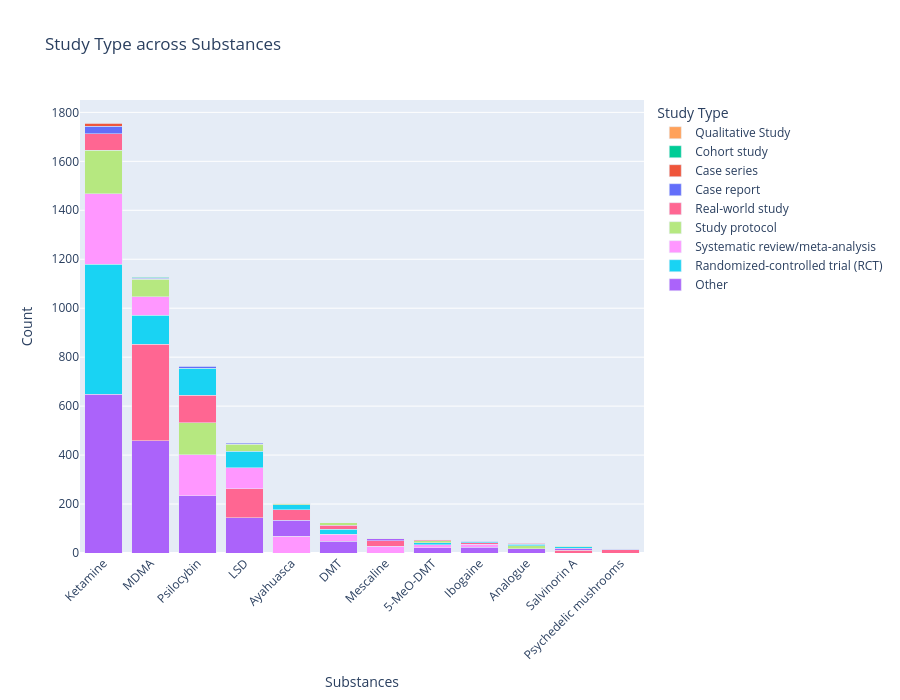

The notebook cell saved with this chart:
### Code cell
plot_task_stacked_bar_interactive(
    df_2025_class,
    x_task="Substances",
    group_task="Study Type",
    exclude_labels={   
        "Substances": ["Combination Therapy", "Unknown"],
        # "Study Type": ["Other"]
    },
        merge_labels={
        "Substances": {
            "Ketamine": ["Ketamine", "S-Ketamine", "R-Ketamine"]
        }
    }
)

### Figure 1 — Plotly figure (JSON) as saved in the notebook; plotly's stock layout.template omitted (floating-point values rounded to 4 significant figures)
{"data": [{"customdata": [40.82], "hovertemplate": "<b>%{x}</b><br>Other<br>Count: %{y}<br>Percentage: %{customdata:.1f}%<extra></extra>", "marker": {"color": "#AB63FA"}, "name": "Other", "showlegend": true, "type": "bar", "x": ["Ketamine"], "y": [649]}, {"customdata": [33.4], "hovertemplate": "<b>%{x}</b><br>Randomized-controlled trial (RCT)<br>Count: %{y}<br>Percentage: %{customdata:.1f}%<extra></extra>", "marker": {"color": "#19D3F3"}, "name": "Randomized-controlled trial (RCT)", "showlegend": true, "type": "bar", "x": ["Ketamine"], "y": [531]}, {"customdata": [18.05], "hovertemplate": "<b>%{x}</b><br>Systematic review/meta-analysis<br>Count: %{y}<br>Percentage: %{customdata:.1f}%<extra></extra>", "marker": {"color": "#FF97FF"}, "name": "Systematic review/meta-analysis", "showlegend": true, "type": "bar", "x": ["Ketamine"], "y": [287]}, {"customdata": [11.19], "hovertemplate": "<b>%{x}</b><br>Study protocol<br>Count: %{y}<br>Percentage: %{customdata:.1f}%<extra></extra>", "marker": {"color": "#B6E880"}, "name": "Study protocol", "showlegend": true, "type": "bar", "x": ["Ketamine"], "y": [178]}, {"customdata": [4.277], "hovertemplate": "<b>%{x}</b><br>Real-world study<br>Count: %{y}<br>Percentage: %{customdata:.1f}%<extra></extra>", "marker": {"color": "#FF6692"}, "name": "Real-world study", "showlegend": true, "type": "bar", "x": ["Ketamine"], "y": [68]}, {"customdata": [1.887], "hovertemplate": "<b>%{x}</b><br>Case report<br>Count: %{y}<br>Percentage: %{customdata:.1f}%<extra></extra>", "marker": {"color": "#636EFA"}, "name": "Case report", "showlegend": true, "type": "bar", "x": ["Ketamine"], "y": [30]}, {"customdata": [0.7547], "hovertemplate": "<b>%{x}</b><br>Case series<br>Count: %{y}<br>Percentage: %{customdata:.1f}%<extra></extra>", "marker": {"color": "#EF553B"}, "name": "Case series", "showlegend": true, "type": "bar", "x": ["Ketamine"], "y": [12]}, {"customdata": [0.1258], "hovertemplate": "<b>%{x}</b><br>Cohort study<br>Count: %{y}<br>Percentage: %{customdata:.1f}%<extra></extra>", "marker": {"color": "#00CC96"}, "name": "Cohort study", "showlegend": true, "type": "bar", "x": ["Ketamine"], "y": [2]}, {"customdata": [0.06289], "hovertemplate": "<b>%{x}</b><br>Qualitative Study<br>Count: %{y}<br>Percentage: %{customdata:.1f}%<extra></extra>", "marker": {"color": "#FFA15A"}, "name": "Qualitative Study", "showlegend": true, "type": "bar", "x": ["Ketamine"], "y": [1]}, {"customdata": [40.6], "hovertemplate": "<b>%{x}</b><br>Other<br>Count: %{y}<br>Percentage: %{customdata:.1f}%<extra></extra>", "marker": {"color": "#AB63FA"}, "name": "Other", "showlegend": false, "type": "bar", "x": ["MDMA"], "y": [458]}, {"customdata": [34.93], "hovertemplate": "<b>%{x}</b><br>Real-world study<br>Count: %{y}<br>Percentage: %{customdata:.1f}%<extra></extra>", "marker": {"color": "#FF6692"}, "name": "Real-world study", "showlegend": false, "type": "bar", "x": ["MDMA"], "y": [394]}, {"customdata": [10.64], "hovertemplate": "<b>%{x}</b><br>Randomized-controlled trial (RCT)<br>Count: %{y}<br>Percentage: %{customdata:.1f}%<extra></extra>", "marker": {"color": "#19D3F3"}, "name": "Randomized-controlled trial (RCT)", "showlegend": false, "type": "bar", "x": ["MDMA"], "y": [120]}, {"customdata": [6.56], "hovertemplate": "<b>%{x}</b><br>Systematic review/meta-analysis<br>Count: %{y}<br>Percentage: %{customdata:.1f}%<extra></extra>", "marker": {"color": "#FF97FF"}, "name": "Systematic review/meta-analysis", "showlegend": false, "type": "bar", "x": ["MDMA"], "y": [74]}, {"customdata": [6.383], "hovertemplate": "<b>%{x}</b><br>Study protocol<br>Count: %{y}<br>Percentage: %{customdata:.1f}%<extra></extra>", "marker": {"color": "#B6E880"}, "name": "Study protocol", "showlegend": false, "type": "bar", "x": ["MDMA"], "y": [72]}, {"customdata": [0.4433], "hovertemplate": "<b>%{x}</b><br>Case report<br>Count: %{y}<br>Percentage: %{customdata:.1f}%<extra></extra>", "marker": {"color": "#636EFA"}, "name": "Case report", "showlegend": false, "type": "bar", "x": ["MDMA"], "y": [5]}, {"customdata": [0.266], "hovertemplate": "<b>%{x}</b><br>Cohort study<br>Count: %{y}<br>Percentage: %{customdata:.1f}%<extra></extra>", "marker": {"color": "#00CC96"}, "name": "Cohort study", "showlegend": false, "type": "bar", "x": ["MDMA"], "y": [3]}, {"customdata": [0.1773], "hovertemplate": "<b>%{x}</b><br>Qualitative Study<br>Count: %{y}<br>Percentage: %{customdata:.1f}%<extra></extra>", "marker": {"color": "#FFA15A"}, "name": "Qualitative Study", "showlegend": false, "type": "bar", "x": ["MDMA"], "y": [2]}, {"customdata": [30.59], "hovertemplate": "<b>%{x}</b><br>Other<br>Count: %{y}<br>Percentage: %{customdata:.1f}%<extra></extra>", "marker": {"color": "#AB63FA"}, "name": "Other", "showlegend": false, "type": "bar", "x": ["Psilocybin"], "y": [234]}, {"customdata": [21.83], "hovertemplate": "<b>%{x}</b><br>Systematic review/meta-analysis<br>Count: %{y}<br>Percentage: %{customdata:.1f}%<extra></extra>", "marker": {"color": "#FF97FF"}, "name": "Systematic review/meta-analysis", "showlegend": false, "type": "bar", "x": ["Psilocybin"], "y": [167]}, {"customdata": [17.25], "hovertemplate": "<b>%{x}</b><br>Study protocol<br>Count: %{y}<br>Percentage: %{customdata:.1f}%<extra></extra>", "marker": {"color": "#B6E880"}, "name": "Study protocol", "showlegend": false, "type": "bar", "x": ["Psilocybin"], "y": [132]}, {"customdata": [14.64], "hovertemplate": "<b>%{x}</b><br>Real-world study<br>Count: %{y}<br>Percentage: %{customdata:.1f}%<extra></extra>", "marker": {"color": "#FF6692"}, "name": "Real-world study", "showlegend": false, "type": "bar", "x": ["Psilocybin"], "y": [112]}, {"customdata": [14.25], "hovertemplate": "<b>%{x}</b><br>Randomized-controlled trial (RCT)<br>Count: %{y}<br>Percentage: %{customdata:.1f}%<extra></extra>", "marker": {"color": "#19D3F3"}, "name": "Randomized-controlled trial (RCT)", "showlegend": false, "type": "bar", "x": ["Psilocybin"], "y": [109]}, {"customdata": [1.176], "hovertemplate": "<b>%{x}</b><br>Case report<br>Count: %{y}<br>Percentage: %{customdata:.1f}%<extra></extra>", "marker": {"color": "#636EFA"}, "name": "Case report", "showlegend": false, "type": "bar", "x": ["Psilocybin"], "y": [9]}, {"customdata": [0.1307], "hovertemplate": "<b>%{x}</b><br>Case series<br>Count: %{y}<br>Percentage: %{customdata:.1f}%<extra></extra>", "marker": {"color": "#EF553B"}, "name": "Case series", "showlegend": false, "type": "bar", "x": ["Psilocybin"], "y": [1]}, {"customdata": [0.1307], "hovertemplate": "<b>%{x}</b><br>Qualitative Study<br>Count: %{y}<br>Percentage: %{customdata:.1f}%<extra></extra>", "marker": {"color": "#FFA15A"}, "name": "Qualitative Study", "showlegend": false, "type": "bar", "x": ["Psilocybin"], "y": [1]}, {"customdata": [32.29], "hovertemplate": "<b>%{x}</b><br>Other<br>Count: %{y}<br>Percentage: %{customdata:.1f}%<extra></extra>", "marker": {"color": "#AB63FA"}, "name": "Other", "showlegend": false, "type": "bar", "x": ["LSD"], "y": [145]}, {"customdata": [26.28], "hovertemplate": "<b>%{x}</b><br>Real-world study<br>Count: %{y}<br>Percentage: %{customdata:.1f}%<extra></extra>", "marker": {"color": "#FF6692"}, "name": "Real-world study", "showlegend": false, "type": "bar", "x": ["LSD"], "y": [118]}, {"customdata": [19.15], "hovertemplate": "<b>%{x}</b><br>Systematic review/meta-analysis<br>Count: %{y}<br>Percentage: %{customdata:.1f}%<extra></extra>", "marker": {"color": "#FF97FF"}, "name": "Systematic review/meta-analysis", "showlegend": false, "type": "bar", "x": ["LSD"], "y": [86]}, {"customdata": [14.92], "hovertemplate": "<b>%{x}</b><br>Randomized-controlled trial (RCT)<br>Count: %{y}<br>Percentage: %{customdata:.1f}%<extra></extra>", "marker": {"color": "#19D3F3"}, "name": "Randomized-controlled trial (RCT)", "showlegend": false, "type": "bar", "x": ["LSD"], "y": [67]}, {"customdata": [6.459], "hovertemplate": "<b>%{x}</b><br>Study protocol<br>Count: %{y}<br>Percentage: %{customdata:.1f}%<extra></extra>", "marker": {"color": "#B6E880"}, "name": "Study protocol", "showlegend": false, "type": "bar", "x": ["LSD"], "y": [29]}, {"customdata": [0.8909], "hovertemplate": "<b>%{x}</b><br>Case report<br>Count: %{y}<br>Percentage: %{customdata:.1f}%<extra></extra>", "marker": {"color": "#636EFA"}, "name": "Case report", "showlegend": false, "type": "bar", "x": ["LSD"], "y": [4]}, {"customdata": [33.17], "hovertemplate": "<b>%{x}</b><br>Systematic review/meta-analysis<br>Count: %{y}<br>Percentage: %{customdata:.1f}%<extra></extra>", "marker": {"color": "#FF97FF"}, "name": "Systematic review/meta-analysis", "showlegend": false, "type": "bar", "x": ["Ayahuasca"], "y": [68]}, {"customdata": [31.71], "hovertemplate": "<b>%{x}</b><br>Other<br>Count: %{y}<br>Percentage: %{customdata:.1f}%<extra></extra>", "marker": {"color": "#AB63FA"}, "name": "Other", "showlegend": false, "type": "bar", "x": ["Ayahuasca"], "y": [65]}, {"customdata": [21.46], "hovertemplate": "<b>%{x}</b><br>Real-world study<br>Count: %{y}<br>Percentage: %{customdata:.1f}%<extra></extra>", "marker": {"color": "#FF6692"}, "name": "Real-world study", "showlegend": false, "type": "bar", "x": ["Ayahuasca"], "y": [44]}, {"customdata": [9.756], "hovertemplate": "<b>%{x}</b><br>Randomized-controlled trial (RCT)<br>Count: %{y}<br>Percentage: %{customdata:.1f}%<extra></extra>", "marker": {"color": "#19D3F3"}, "name": "Randomized-controlled trial (RCT)", "showlegend": false, "type": "bar", "x": ["Ayahuasca"], "y": [20]}, {"customdata": [2.927], "hovertemplate": "<b>%{x}</b><br>Study protocol<br>Count: %{y}<br>Percentage: %{customdata:.1f}%<extra></extra>", "marker": {"color": "#B6E880"}, "name": "Study protocol", "showlegend": false, "type": "bar", "x": ["Ayahuasca"], "y": [6]}, {"customdata": [0.4878], "hovertemplate": "<b>%{x}</b><br>Qualitative Study<br>Count: %{y}<br>Percentage: %{customdata:.1f}%<extra></extra>", "marker": {"color": "#FFA15A"}, "name": "Qualitative Study", "showlegend": false, "type": "bar", "x": ["Ayahuasca"], "y": [1]}, {"customdata": [0.4878], "hovertemplate": "<b>%{x}</b><br>Case series<br>Count: %{y}<br>Percentage: %{customdata:.1f}%<extra></extra>", "marker": {"color": "#EF553B"}, "name": "Case series", "showlegend": false, "type": "bar", "x": ["Ayahuasca"], "y": [1]}, {"customdata": [39.52], "hovertemplate": "<b>%{x}</b><br>Other<br>Count: %{y}<br>Percentage: %{customdata:.1f}%<extra></extra>", "marker": {"color": "#AB63FA"}, "name": "Other", "showlegend": false, "type": "bar", "x": ["DMT"], "y": [49]}, {"customdata": [21.77], "hovertemplate": "<b>%{x}</b><br>Systematic review/meta-analysis<br>Count: %{y}<br>Percentage: %{customdata:.1f}%<extra></extra>", "marker": {"color": "#FF97FF"}, "name": "Systematic review/meta-analysis", "showlegend": false, "type": "bar", "x": ["DMT"], "y": [27]}, {"customdata": [17.74], "hovertemplate": "<b>%{x}</b><br>Randomized-controlled trial (RCT)<br>Count: %{y}<br>Percentage: %{customdata:.1f}%<extra></extra>", "marker": {"color": "#19D3F3"}, "name": "Randomized-controlled trial (RCT)", "showlegend": false, "type": "bar", "x": ["DMT"], "y": [22]}, {"customdata": [12.9], "hovertemplate": "<b>%{x}</b><br>Real-world study<br>Count: %{y}<br>Percentage: %{customdata:.1f}%<extra></extra>", "marker": {"color": "#FF6692"}, "name": "Real-world study", "showlegend": false, "type": "bar", "x": ["DMT"], "y": [16]}, {"customdata": [8.065], "hovertemplate": "<b>%{x}</b><br>Study protocol<br>Count: %{y}<br>Percentage: %{customdata:.1f}%<extra></extra>", "marker": {"color": "#B6E880"}, "name": "Study protocol", "showlegend": false, "type": "bar", "x": ["DMT"], "y": [10]}, {"customdata": [44.26], "hovertemplate": "<b>%{x}</b><br>Systematic review/meta-analysis<br>Count: %{y}<br>Percentage: %{customdata:.1f}%<extra></extra>", "marker": {"color": "#FF97FF"}, "name": "Systematic review/meta-analysis", "showlegend": false, "type": "bar", "x": ["Mescaline"], "y": [27]}, {"customdata": [39.34], "hovertemplate": "<b>%{x}</b><br>Real-world study<br>Count: %{y}<br>Percentage: %{customdata:.1f}%<extra></extra>", "marker": {"color": "#FF6692"}, "name": "Real-world study", "showlegend": false, "type": "bar", "x": ["Mescaline"], "y": [24]}, {"customdata": [11.48], "hovertemplate": "<b>%{x}</b><br>Other<br>Count: %{y}<br>Percentage: %{customdata:.1f}%<extra></extra>", "marker": {"color": "#AB63FA"}, "name": "Other", "showlegend": false, "type": "bar", "x": ["Mescaline"], "y": [7]}, {"customdata": [3.279], "hovertemplate": "<b>%{x}</b><br>Study protocol<br>Count: %{y}<br>Percentage: %{customdata:.1f}%<extra></extra>", "marker": {"color": "#B6E880"}, "name": "Study protocol", "showlegend": false, "type": "bar", "x": ["Mescaline"], "y": [2]}, {"customdata": [1.639], "hovertemplate": "<b>%{x}</b><br>Randomized-controlled trial (RCT)<br>Count: %{y}<br>Percentage: %{customdata:.1f}%<extra></extra>", "marker": {"color": "#19D3F3"}, "name": "Randomized-controlled trial (RCT)", "showlegend": false, "type": "bar", "x": ["Mescaline"], "y": [1]}, {"customdata": [40], "hovertemplate": "<b>%{x}</b><br>Other<br>Count: %{y}<br>Percentage: %{customdata:.1f}%<extra></extra>", "marker": {"color": "#AB63FA"}, "name": "Other", "showlegend": false, "type": "bar", "x": ["5-MeO-DMT"], "y": [22]}, {"customdata": [20], "hovertemplate": "<b>%{x}</b><br>Systematic review/meta-analysis<br>Count: %{y}<br>Percentage: %{customdata:.1f}%<extra></extra>", "marker": {"color": "#FF97FF"}, "name": "Systematic review/meta-analysis", "showlegend": false, "type": "bar", "x": ["5-MeO-DMT"], "y": [11]}, {"customdata": [16.36], "hovertemplate": "<b>%{x}</b><br>Randomized-controlled trial (RCT)<br>Count: %{y}<br>Percentage: %{customdata:.1f}%<extra></extra>", "marker": {"color": "#19D3F3"}, "name": "Randomized-controlled trial (RCT)", "showlegend": false, "type": "bar", "x": ["5-MeO-DMT"], "y": [9]}, {"customdata": [14.55], "hovertemplate": "<b>%{x}</b><br>Study protocol<br>Count: %{y}<br>Percentage: %{customdata:.1f}%<extra></extra>", "marker": {"color": "#B6E880"}, "name": "Study protocol", "showlegend": false, "type": "bar", "x": ["5-MeO-DMT"], "y": [8]}, {"customdata": [9.091], "hovertemplate": "<b>%{x}</b><br>Real-world study<br>Count: %{y}<br>Percentage: %{customdata:.1f}%<extra></extra>", "marker": {"color": "#FF6692"}, "name": "Real-world study", "showlegend": false, "type": "bar", "x": ["5-MeO-DMT"], "y": [5]}, {"customdata": [48], "hovertemplate": "<b>%{x}</b><br>Other<br>Count: %{y}<br>Percentage: %{customdata:.1f}%<extra></extra>", "marker": {"color": "#AB63FA"}, "name": "Other", "showlegend": false, "type": "bar", "x": ["Ibogaine"], "y": [24]}, {"customdata": [24], "hovertemplate": "<b>%{x}</b><br>Systematic review/meta-analysis<br>Count: %{y}<br>Percentage: %{customdata:.1f}%<extra></extra>", "marker": {"color": "#FF97FF"}, "name": "Systematic review/meta-analysis", "showlegend": false, "type": "bar", "x": ["Ibogaine"], "y": [12]}, {"customdata": [10], "hovertemplate": "<b>%{x}</b><br>Real-world study<br>Count: %{y}<br>Percentage: %{customdata:.1f}%<extra></extra>", "marker": {"color": "#FF6692"}, "name": "Real-world study", "showlegend": false, "type": "bar", "x": ["Ibogaine"], "y": [5]}, {"customdata": [8], "hovertemplate": "<b>%{x}</b><br>Randomized-controlled trial (RCT)<br>Count: %{y}<br>Percentage: %{customdata:.1f}%<extra></extra>", "marker": {"color": "#19D3F3"}, "name": "Randomized-controlled trial (RCT)", "showlegend": false, "type": "bar", "x": ["Ibogaine"], "y": [4]}, {"customdata": [6], "hovertemplate": "<b>%{x}</b><br>Case report<br>Count: %{y}<br>Percentage: %{customdata:.1f}%<extra></extra>", "marker": {"color": "#636EFA"}, "name": "Case report", "showlegend": false, "type": "bar", "x": ["Ibogaine"], "y": [3]}, {"customdata": [4], "hovertemplate": "<b>%{x}</b><br>Study protocol<br>Count: %{y}<br>Percentage: %{customdata:.1f}%<extra></extra>", "marker": {"color": "#B6E880"}, "name": "Study protocol", "showlegend": false, "type": "bar", "x": ["Ibogaine"], "y": [2]}, {"customdata": [42.5], "hovertemplate": "<b>%{x}</b><br>Other<br>Count: %{y}<br>Percentage: %{customdata:.1f}%<extra></extra>", "marker": {"color": "#AB63FA"}, "name": "Other", "showlegend": false, "type": "bar", "x": ["Analogue"], "y": [17]}, {"customdata": [30], "hovertemplate": "<b>%{x}</b><br>Study protocol<br>Count: %{y}<br>Percentage: %{customdata:.1f}%<extra></extra>", "marker": {"color": "#B6E880"}, "name": "Study protocol", "showlegend": false, "type": "bar", "x": ["Analogue"], "y": [12]}, {"customdata": [15], "hovertemplate": "<b>%{x}</b><br>Randomized-controlled trial (RCT)<br>Count: %{y}<br>Percentage: %{customdata:.1f}%<extra></extra>", "marker": {"color": "#19D3F3"}, "name": "Randomized-controlled trial (RCT)", "showlegend": false, "type": "bar", "x": ["Analogue"], "y": [6]}, {"customdata": [7.5], "hovertemplate": "<b>%{x}</b><br>Systematic review/meta-analysis<br>Count: %{y}<br>Percentage: %{customdata:.1f}%<extra></extra>", "marker": {"color": "#FF97FF"}, "name": "Systematic review/meta-analysis", "showlegend": false, "type": "bar", "x": ["Analogue"], "y": [3]}, {"customdata": [5], "hovertemplate": "<b>%{x}</b><br>Real-world study<br>Count: %{y}<br>Percentage: %{customdata:.1f}%<extra></extra>", "marker": {"color": "#FF6692"}, "name": "Real-world study", "showlegend": false, "type": "bar", "x": ["Analogue"], "y": [2]}, {"customdata": [44.44], "hovertemplate": "<b>%{x}</b><br>Real-world study<br>Count: %{y}<br>Percentage: %{customdata:.1f}%<extra></extra>", "marker": {"color": "#FF6692"}, "name": "Real-world study", "showlegend": false, "type": "bar", "x": ["Salvinorin A"], "y": [12]}, {"customdata": [29.63], "hovertemplate": "<b>%{x}</b><br>Other<br>Count: %{y}<br>Percentage: %{customdata:.1f}%<extra></extra>", "marker": {"color": "#AB63FA"}, "name": "Other", "showlegend": false, "type": "bar", "x": ["Salvinorin A"], "y": [8]}, {"customdata": [18.52], "hovertemplate": "<b>%{x}</b><br>Randomized-controlled trial (RCT)<br>Count: %{y}<br>Percentage: %{customdata:.1f}%<extra></extra>", "marker": {"color": "#19D3F3"}, "name": "Randomized-controlled trial (RCT)", "showlegend": false, "type": "bar", "x": ["Salvinorin A"], "y": [5]}, {"customdata": [3.704], "hovertemplate": "<b>%{x}</b><br>Systematic review/meta-analysis<br>Count: %{y}<br>Percentage: %{customdata:.1f}%<extra></extra>", "marker": {"color": "#FF97FF"}, "name": "Systematic review/meta-analysis", "showlegend": false, "type": "bar", "x": ["Salvinorin A"], "y": [1]}, {"customdata": [3.704], "hovertemplate": "<b>%{x}</b><br>Study protocol<br>Count: %{y}<br>Percentage: %{customdata:.1f}%<extra></extra>", "marker": {"color": "#B6E880"}, "name": "Study protocol", "showlegend": false, "type": "bar", "x": ["Salvinorin A"], "y": [1]}, {"customdata": [82.35], "hovertemplate": "<b>%{x}</b><br>Real-world study<br>Count: %{y}<br>Percentage: %{customdata:.1f}%<extra></extra>", "marker": {"color": "#FF6692"}, "name": "Real-world study", "showlegend": false, "type": "bar", "x": ["Psychedelic mushrooms"], "y": [14]}, {"customdata": [11.76], "hovertemplate": "<b>%{x}</b><br>Case report<br>Count: %{y}<br>Percentage: %{customdata:.1f}%<extra></extra>", "marker": {"color": "#636EFA"}, "name": "Case report", "showlegend": false, "type": "bar", "x": ["Psychedelic mushrooms"], "y": [2]}, {"customdata": [5.882], "hovertemplate": "<b>%{x}</b><br>Study protocol<br>Count: %{y}<br>Percentage: %{customdata:.1f}%<extra></extra>", "marker": {"color": "#B6E880"}, "name": "Study protocol", "showlegend": false, "type": "bar", "x": ["Psychedelic mushrooms"], "y": [1]}], "layout": {"barmode": "stack", "height": 700, "legend": {"title": {"text": "Study Type"}}, "title": {"text": "Study Type across Substances"}, "xaxis": {"tickangle": -45, "title": {"text": "Substances"}}, "yaxis": {"title": {"text": "Count"}}}}
